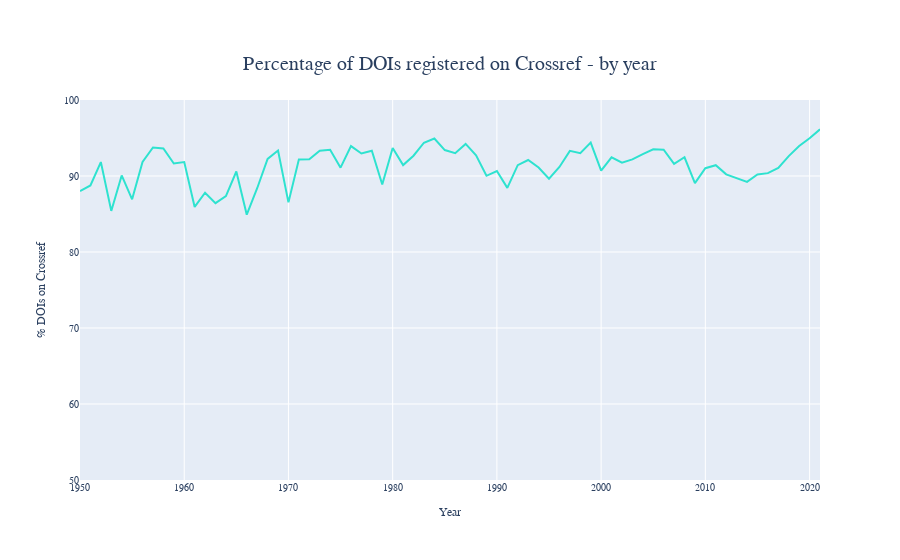

Write notebook code for a chart like this one.
### Code cell
frame = frame.apply(lambda x: pd.to_numeric(x, errors='coerce'))
frame = frame[(frame.year >= 1950)&(frame.year < 2022)]
frame = frame.groupby('year').sum()
frame['perc_cr'] = (frame['on-crossref']/frame['doi-num'])*100
# fig = px.bar(frame,x=frame.index,y='perc_cr')
fig = px.line(frame,x=frame.index,y='perc_cr', 
 labels={ "year": "Year", "perc_cr": "% DOIs on Crossref" },
 title="Percentage of DOIs registered on Crossref - by year")
fig.update_yaxes(range=[50, 100])
fig.update_traces( line_color='rgb(0, 224, 198)', line_width=2, opacity=0.8)
fig.update_layout(
    font_family="sans-serif",
    title_font_size=20,
    font_size=10,
    title = {'xanchor': 'center', 'y':0.9,'x':0.5},
)
fig.show()

### Figure 1 — Plotly figure (JSON) as saved in the notebook; plotly's stock layout.template omitted (floating-point values rounded to 4 significant figures)
{"data": [{"hovertemplate": "Year=%{x}<br>% DOIs on Crossref=%{y}<extra></extra>", "legendgroup": "", "line": {"color": "rgb(0, 224, 198)", "dash": "solid", "width": 2}, "marker": {"symbol": "circle"}, "mode": "lines", "name": "", "opacity": 0.8, "orientation": "v", "showlegend": false, "type": "scatter", "x": [1950, 1951, 1952, 1953, 1954, 1955, 1956, 1957, 1958, 1959, 1960, 1961, 1962, 1963, 1964, 1965, 1966, 1967, 1968, 1969, 1970, 1971, 1972, 1973, 1974, 1975, 1976, 1977, 1978, 1979, 1980, 1981, 1982, 1983, 1984, 1985, 1986, 1987, 1988, 1989, 1990, 1991, 1992, 1993, 1994, 1995, 1996, 1997, 1998, 1999, 2000, 2001, 2002, 2003, 2004, 2005, 2006, 2007, 2008, 2009, 2010, 2011, 2012, 2013, 2014, 2015, 2016, 2017, 2018, 2019, 2020, 2021], "xaxis": "x", "y": [88.02, 88.75, 91.83, 85.41, 90.07, 86.93, 91.85, 93.75, 93.62, 91.64, 91.83, 85.93, 87.8, 86.43, 87.36, 90.59, 84.91, 88.39, 92.25, 93.35, 86.53, 92.17, 92.2, 93.33, 93.46, 91.09, 93.94, 92.96, 93.33, 88.89, 93.69, 91.44, 92.67, 94.38, 94.93, 93.41, 93.0, 94.22, 92.71, 90.03, 90.65, 88.44, 91.43, 92.1, 91.12, 89.64, 91.19, 93.31, 93.01, 94.4, 90.7, 92.45, 91.75, 92.19, 92.88, 93.51, 93.47, 91.6, 92.46, 89.06, 91.02, 91.42, 90.22, 89.77, 89.23, 90.2, 90.38, 91.07, 92.62, 93.94, 94.96, 96.14], "yaxis": "y"}], "layout": {"font": {"family": "sans-serif", "size": 10}, "legend": {"tracegroupgap": 0}, "title": {"font": {"size": 20}, "text": "Percentage of DOIs registered on Crossref - by year", "x": 0.5, "xanchor": "center", "y": 0.9}, "xaxis": {"anchor": "y", "domain": [0, 1], "title": {"text": "Year"}}, "yaxis": {"anchor": "x", "domain": [0, 1], "range": [50, 100], "title": {"text": "% DOIs on Crossref"}}}}
